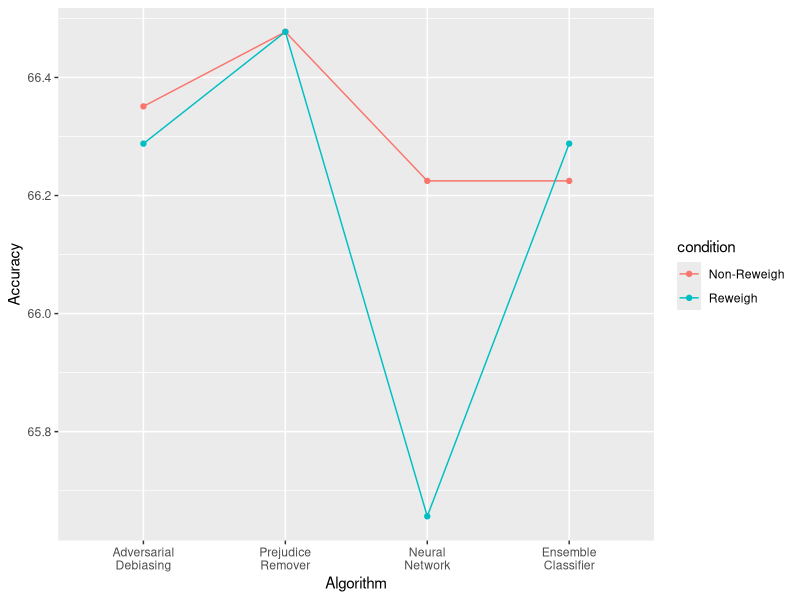
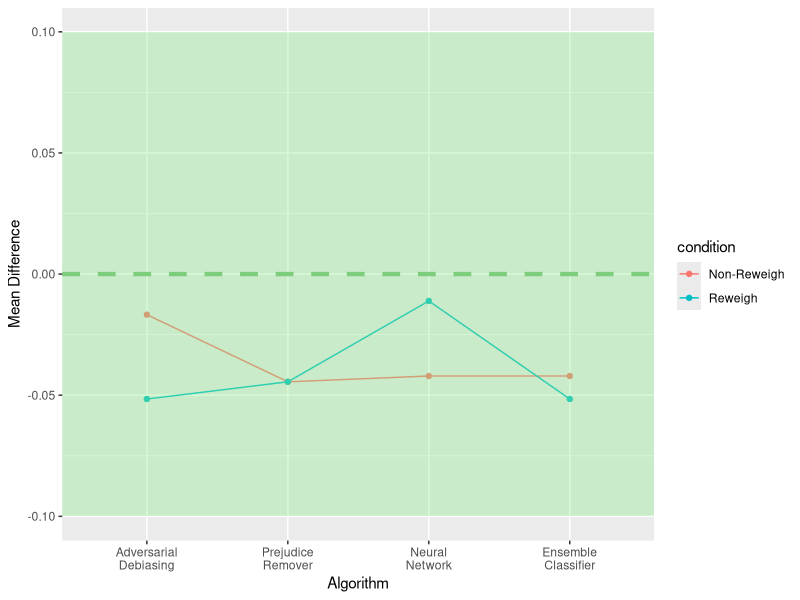
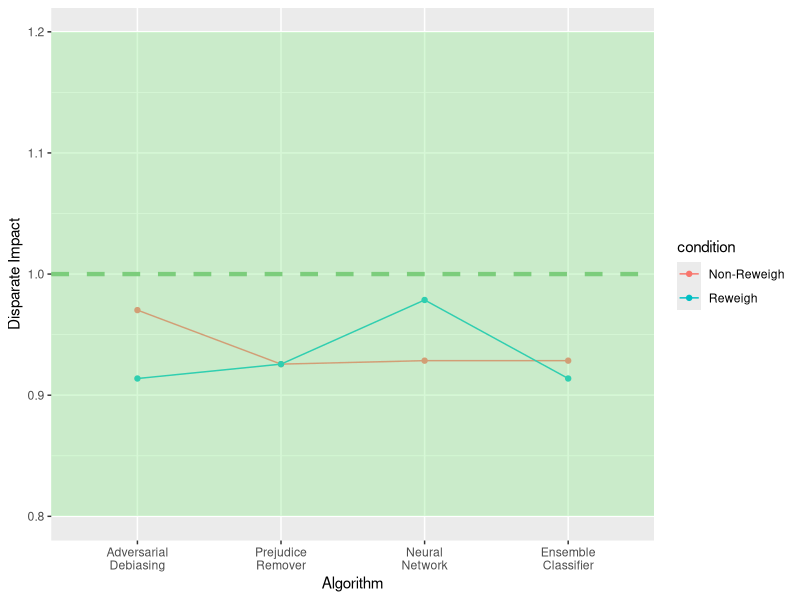
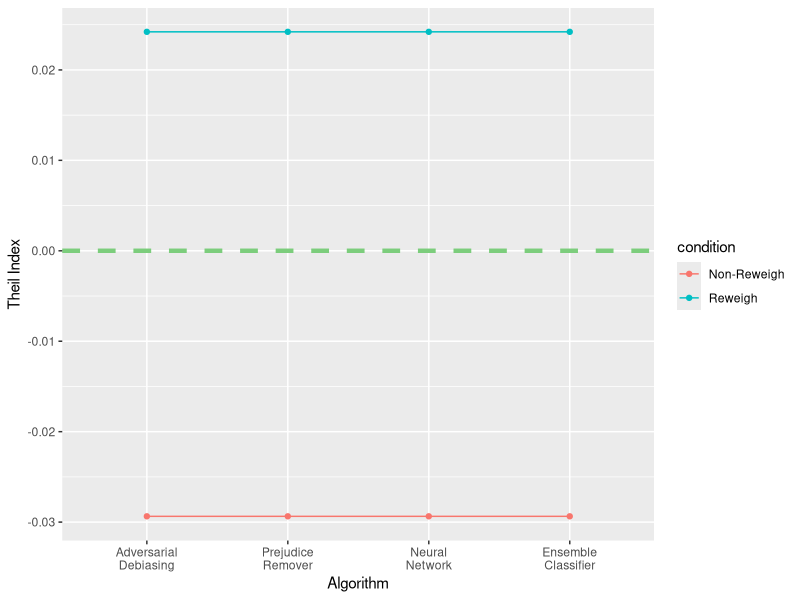

The R source for these figures, in order: (Note: this script raises an error after producing the figures.)
library(ggplot2)
library(reshape2)
library(plyr)
library(dplyr)

setwd("/home/manvi/Documents/ML18-ensemble")

# add these lines to your python code
# df_compas_reweigh.to_csv("df_compas_reweigh.csv", encoding='utf-8')
# df_compas_nonreweigh.to_csv("df_compas_nonreweigh.csv", encoding='utf-8')

rew <- read.csv("df_compas_reweigh.csv")
non_rew <- read.csv("df_compas_nonreweigh.csv")

status <- c("Non-Reweigh","Non-Reweigh","Non-Reweigh","Non-Reweigh","Non-Reweigh","Non-Reweigh")
non_rew$Status <- status
status <- c("Reweigh","Reweigh","Reweigh","Reweigh","Reweigh","Reweigh")
rew$Status <- status

accuracy <- rbind(non_rew[c(1),], rew[c(1),])
accuracy_df <- data.frame(t(accuracy[-6]))
colnames(accuracy_df) <- accuracy[, 6]
accuracy_df = accuracy_df[-1,]
accuracy_df$algo <- c(1,2,3,4)
accuracy_long <- melt(accuracy_df,
                 id.vars = "algo",
                 measure.vars = c("Non-Reweigh","Reweigh"),
                 variable.name = "condition")
accuracy_long$value <- as.numeric(as.character(accuracy_long$value)) * 100
accuracy_long$metric <- 1

mean_diff <- rbind(non_rew[c(2),], rew[c(2),])
mean_diff_df <- data.frame(t(mean_diff[-6]))
colnames(mean_diff_df) <- mean_diff[, 6]
mean_diff_df = mean_diff_df[-1,]
mean_diff_df$algo <- c(1,2,3,4)
mean_diff_long <- melt(mean_diff_df,
                      id.vars = "algo",
                      measure.vars = c("Non-Reweigh","Reweigh"),
                      variable.name = "condition")
mean_diff_long$metric <- 2
mean_diff_long$value <- as.numeric(as.character(mean_diff_long$value))

eq_opp <- rbind(non_rew[c(4),], rew[c(4),])
eq_opp_df <- data.frame(t(eq_opp[-6]))
colnames(eq_opp_df) <- eq_opp[, 6]
eq_opp_df = eq_opp_df[-1,]
eq_opp_df$algo <- c(1,2,3,4)
eq_opp_long <- melt(eq_opp_df,
                       id.vars = "algo",
                       measure.vars = c("Non-Reweigh","Reweigh"),
                       variable.name = "condition")
eq_opp_long$metric <- 5
eq_opp_long$value <- as.numeric(as.character(eq_opp_long$value))


disp_impact <- rbind(non_rew[c(3),], rew[c(3),])
disp_impact_df <- data.frame(t(disp_impact[-6]))
colnames(disp_impact_df) <- disp_impact[, 6]
disp_impact_df = disp_impact_df[-1,]
disp_impact_df$algo <- c(1,2,3,4)
disp_impact_long <- melt(disp_impact_df,
                      id.vars = "algo",
                      measure.vars = c("Non-Reweigh","Reweigh"),
                      variable.name = "condition")
disp_impact_long$value <- as.numeric(as.character(disp_impact_long$value))
disp_impact_long$metric <- 3


theil <- rbind(non_rew[c(4),], rew[c(4),])
theil_df <- data.frame(t(theil[-6]))
colnames(theil_df) <- theil[, 6]
theil_df = theil_df[-1,]
theil_df$algo <- c(1,2,3,4)
theil_long <- melt(theil_df,
                      id.vars = "algo",
                      measure.vars = c("Non-Reweigh","Reweigh"),
                      variable.name = "condition")
theil_long$metric <- 4
theil_long$value <- as.numeric(as.character(theil_long$value))

p1 <- ggplot(data=accuracy_long, aes(x=factor(algo), y=value, group=condition, colour=condition)) +
  geom_line() +
  geom_point() +
  labs (x = "Algorithm",
        y = "Accuracy") +
  scale_x_discrete(labels = c("1" = "Adversarial\nDebiasing", "2" = "Prejudice\nRemover", "3" = "Neural\nNetwork", "4" = "Ensemble\nClassifier"))

p2 <- ggplot(data=mean_diff_long, aes(x=factor(algo), y=value, group=condition, colour=condition), axes = FALSE) +
  geom_line() +
  geom_point() +
  geom_rect(aes(xmin = -Inf, xmax = Inf, ymin = -0.1, ymax = 0.1),
            fill = "palegreen2", alpha = 0.05,color = NA) +
  geom_hline(yintercept=0, linetype="dashed",
             color = "palegreen3", size=1.5) +
  labs (x = "Algorithm",
        y = "Mean Difference") +
  scale_x_discrete(labels = c("1" = "Adversarial\nDebiasing", "2" = "Prejudice\nRemover", "3" = "Neural\nNetwork", "4" = "Ensemble\nClassifier"))

p3 <- ggplot(data=disp_impact_long, aes(x=factor(algo), y=value, group=condition, colour=condition)) +
  geom_line() +
  geom_point() +
  geom_rect(aes(xmin = -Inf, xmax = Inf, ymin = 0.8, ymax = 1.2),
            fill = "palegreen2", alpha = 0.05,color = NA) +
  geom_hline(yintercept=1, linetype="dashed",
             color = "palegreen3", size=1.5) +
  labs (x = "Algorithm",
        y = "Disparate Impact") +
  scale_x_discrete(labels = c("1" = "Adversarial\nDebiasing", "2" = "Prejudice\nRemover", "3" = "Neural\nNetwork", "4" = "Ensemble\nClassifier"))

p4 <- ggplot(data=theil_long, aes(x=factor(algo), y=value, group=condition, colour=condition), axes = FALSE) +
  geom_line() +
  geom_point() +
  geom_hline(yintercept=0, linetype="dashed",
             color = "palegreen3", size=1.5) +
  labs (x = "Algorithm",
        y = "Theil Index") +
  scale_x_discrete(labels = c("1" = "Adversarial\nDebiasing", "2" = "Prejudice\nRemover", "3" = "Neural\nNetwork", "4" = "Ensemble\nClassifier"))

multiplot(p1, p2, p3, p4, cols=2)